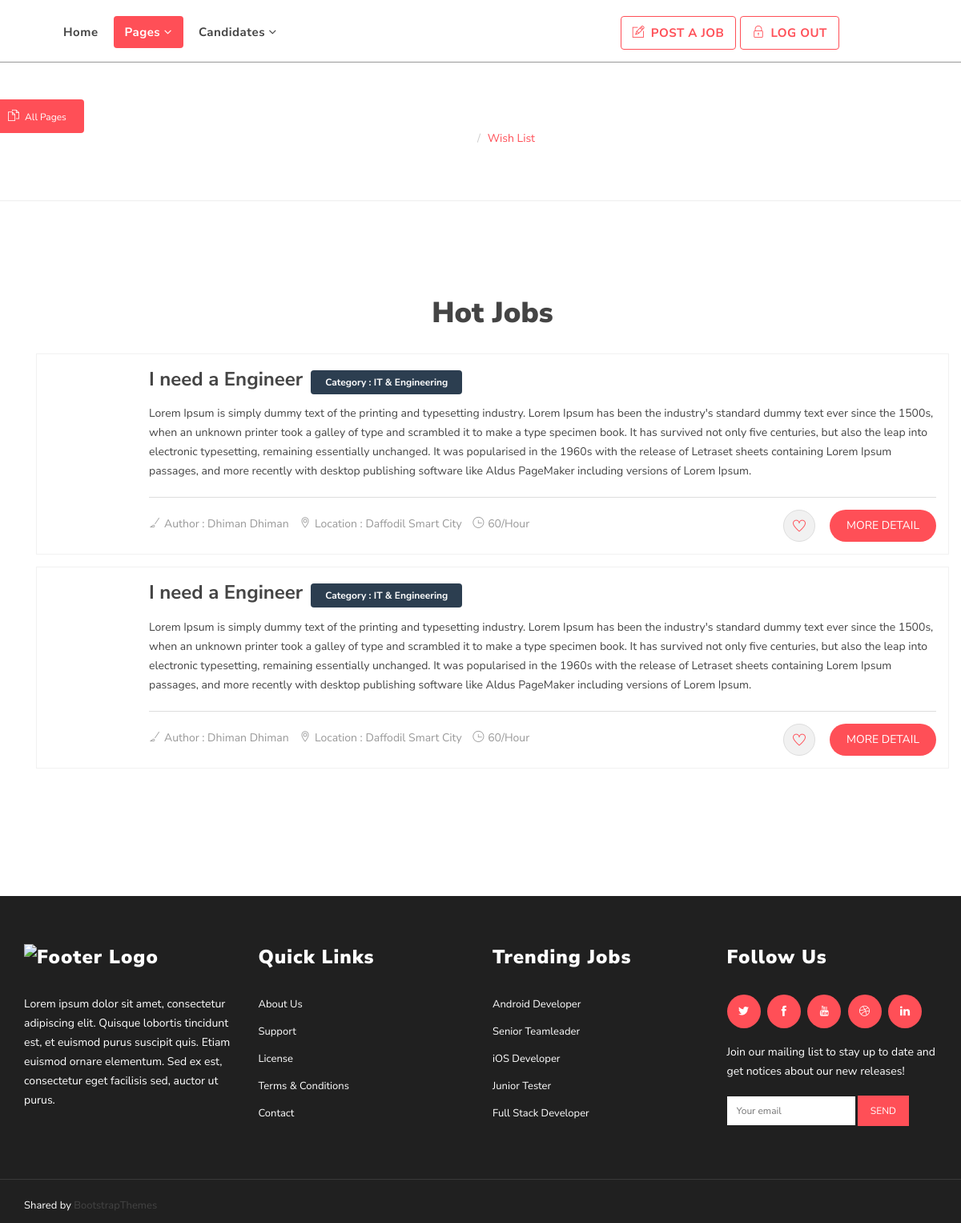
Screenshot of /wishlist_page/ (signed in) with the database file from the repository.
### home/models.py (models this page shows, shortened)
class wishlist (models.Model):
    username=models.CharField(max_length=1000)
    title=models.CharField(max_length=1000,null=True)
    company=models.CharField(max_length=1000,null=True)
    location=models.CharField(max_length=1000,null=True)
    email=models.CharField(max_length=1000)
    name=models.CharField(max_length=1000)
    jobs=models.CharField(max_length=1000)
    category=models.CharField(max_length=1000,null=True)

### home/views.py (the view)
# urls.py: path('wishlist_page/', views.wishlist_page.as_view(), name='wishlist_page'),
class wishlist_page (ListView):
    template_name = "wishlist.html"
    model = wishlist
    ordering = ['-id']
    def get_queryset(self):
        query_set = super().get_queryset()
        return query_set.select_related

### templates/wishlist.html (shortened to what this page needs)
{% load static %}
<!DOCTYPE html>
<html lang="en">
  <head>
    <link rel="stylesheet" href="{% static 'assets/css/bootstrap.min.css' %}" type="text/css">
    <link rel="stylesheet" href="{% static 'assets/css/jasny-bootstrap.min.css' %}" type="text/css">
    <link rel="stylesheet" href="{% static 'assets/css/bootstrap-select.min.css' %}" type="text/css">
    <link rel="stylesheet" href="{% static 'assets/css/material-kit.css' %}" type="text/css">
    <link rel="stylesheet" href="{% static 'assets/fonts/font-awesome.min.css' %}" type="text/css">
    <link rel="stylesheet" href="{% static 'assets/fonts/themify-icons.css' %}">
    <link rel="stylesheet" href="{% static 'assets/extras/animate.css' %}" type="text/css">
    <link rel="stylesheet" href="{% static 'assets/extras/owl.carousel.css' %}" type="text/css">
    <link rel="stylesheet" href="{% static 'assets/extras/owl.theme.css' %}" type="text/css">
    <link rel="stylesheet" href="{% static 'assets/extras/settings.css' %}" type="text/css">
    <link rel="stylesheet" href="{% static 'assets/css/slicknav.css' %}" type="text/css">
    <link rel="stylesheet" href="{% static 'assets/css/main.css' %}" type="text/css">
    <link rel="stylesheet" href="{% static 'assets/css/responsive.css' %}" type="text/css">
    <link rel="stylesheet" type="text/css" href="{% static 'assets/css/colors/red.css' %}" media="screen" />
  </head>
  <body>
      <div class="header">
        <div class="logo-menu">
          <nav class="navbar navbar-default main-navigation" role="navigation" data-spy="affix" data-offset-top="50">
            <div class="container">
              <div class="collapse navbar-collapse" id="navbar">
                <ul class="nav navbar-nav">
                  <li>
                    <a href="{% url 'home1' %}">
                    Home
                    </a>
                  </li>
                  <li>
                    <a class="active" href="{% url 'about' %}">
                    Pages <i class="fa fa-angle-down"></i>
                    </a>
                  </li>
                  <li>
                    <a href="#">
                    Candidates <i class="fa fa-angle-down"></i>
                    </a>
                  </li>
                </ul>
                <ul class="nav navbar-nav navbar-right float-right">
                  <li class="left"><a href="{% url 'profile' %}"><i class="ti-pencil-alt"></i> Post A Job</a></li>
                  {% if user.is_authenticated %}
                  <li class="right"><a href="{% url 'signout' %}"><i class="ti-lock"></i>  Log Out</a></li>
                  <a style="text-decoration: none;color: white;"href="{% url 'profile' %}"> Welcome {{ user.username }} </a>
                  {% else %}
                  <li class="right"><a href="{% url 'signinn' %}"><i class="ti-lock"></i>  Log In</a></li>
                  {% endif %}
                </ul>
              </div>
            </div>
          </nav>
          <div class="tbtn wow pulse" id="menu" data-wow-iteration="infinite" data-wow-duration="500ms" data-toggle="offcanvas" data-target=".navmenu">
            <p><i class="ti-files"></i> All Pages</p>
          </div>
      </div>
      <div class="page-header" style="background: url('{% static '/assets/img/banner1.jpg' %}');">
        <div class="container">
          <div class="row">
            <div class="col-md-12">
              <div class="breadcrumb-wrapper">
                <h2 class="product-title">Wish List</h2>
                <ol class="breadcrumb">
                  <li><a href="#"><i class="ti-home"></i> Home</a></li>
                  <li class="current">Wish List</li>
                </ol>
              </div>
            </div>
          </div>
        </div>
      </div>
      <section class="section text-center" >
      <div class="container">
    <section class="find-job section">
      <div class="container">
        <h2 class="section-title">Hot Jobs</h2>
        {% for wishlist in object_list %}
        {% if wishlist.username == user.username %}
        <div class="row">
          <div class="col-md-12">
            <div class="job-list">
              <div style="text-align: left;" class="job-list-content">
                <h4><a href="job-details.html">{{ wishlist.title }}</a><span class="full-time">Category : {{ wishlist.category }}</span></h4>
                <p>{{ wishlist.jobs }}</p>
                <div class="job-tag">
                  <div class="pull-left">
                    <div class="meta-tag">
                      <span><a href="browse-categories.html"><i class="ti-brush"></i>Author : {{ wishlist.name }}</a></span>
                      <span><i class="ti-location-pin"></i>Location : {{ wishlist.location }}</span>
                      <span><i class="ti-time"></i>60/Hour</span>
                    </div>
                  </div>
                  <div class="pull-right">
                    <div class="icon">
                      <i class="ti-heart"></i>
                    </div>
                    <a href="{% url 'job_details' wishlist.pk %}" class="btn btn-common btn-rm">More Detail</a>
                  </div>
                </div>
              </div>
            </div>
          </div>
        </div>
        {% endif %}
        {% endfor %}
      </div>
    </section>
              <br>
        </div>
      </div>
      <footer>
        <section class="footer-Content">
          <div class="container">
            <div class="row">
              <div class="col-md-3 col-sm-6 col-xs-12">
                <div class="widget">
                  <h3 class="block-title"><img src="{% static 'assets/img/logo.png' %}" class="img-responsive" alt="Footer Logo"></h3>
                  <div class="textwidget">
                    <p>Lorem ipsum dolor sit amet, consectetur adipiscing elit. Quisque lobortis tincidunt est, et euismod purus suscipit quis. Etiam euismod ornare elementum. Sed ex est, consectetur eget facilisis sed, auctor ut purus.</p>
                  </div>
                </div>
              </div>
              <div class="col-md-3 col-sm-6 col-xs-12">
                <div class="widget">
                  <h3 class="block-title">Quick Links</h3>
                  <ul class="menu">
                    <li><a href="#">About Us</a></li>
                    <li><a href="#">Support</a></li>
                    <li><a href="#">License</a></li>
                    <li><a href="#">Terms & Conditions</a></li>
                    <li><a href="#">Contact</a></li>
                  </ul>
                </div>
              </div>
              <div class="col-md-3 col-sm-6 col-xs-12">
                <div class="widget">
                  <h3 class="block-title">Trending Jobs</h3>
                  <ul class="menu">
                    <li><a href="#">Android Developer</a></li>
                    <li><a href="#">Senior Teamleader</a></li>
                    <li><a href="#">iOS Developer</a></li>
                    <li><a href="#">Junior Tester</a></li>
                    <li><a href="#">Full Stack Developer</a></li>
                  </ul>
                </div>
              </div>
              <div class="col-md-3 col-sm-6 col-xs-12">
                <div class="widget">
                  <h3 class="block-title">Follow Us</h3>
                  <div class="bottom-social-icons social-icon">
                    <a class="twitter" href="https://twitter.com/GrayGrids"><i class="ti-twitter-alt"></i></a>
                    <a class="facebook" href="https://web.facebook.com/GrayGrids"><i class="ti-facebook"></i></a>
                    <a class="youtube" href="https://youtube.com"><i class="ti-youtube"></i></a>
                    <a class="dribble" href="https://dribbble.com/"><i class="ti-dribbble"></i></a>
                    <a class="linkedin" href="https://www.linkedin.com/"><i class="ti-linkedin"></i></a>
                  </div>
                  <p>Join our mailing list to stay up to date and get notices about our new releases!</p>
                  <form class="subscribe-box">
                    <input type="text" placeholder="Your email">
                    <input type="submit" class="btn-system" value="Send">
                  </form>
                </div>
              </div>
            </div>
          </div>
        </section>
        <div id="copyright">
          <div class="container">
            <div class="row">
              <div class="col-md-12">
               Shared by <a href="https://bootstrapthemes.co">BootstrapThemes</a>
              </div>
            </div>
          </div>
        </div>
      </footer>
  </body>
</html>

### static/assets/css/colors/red.css (style rules this page uses)
.btn-common { background: #FF4F57; }
.tbtn { background: #FF4F57; }
.main-navigation .float-right li a { border-color: #FF4F57; color: #FF4F57!important; }
.navbar-default .navbar-nav > li:hover > a, .navbar-default .navbar-nav > li > a.active { background: #FF4F57; }
.full-time { background: #FF4F57; }
.job-list .job-tag .icon { color: #FF4F57; }
.bottom-social-icons a { background: #FF4F57; color: #fff; }
.subscribe-box input[type="submit"] { background: #FF4F57; }
.breadcrumb { color: #FF4F57; }

### rows the page displays
wishlist: title "I need a Engineer", category "IT & Engineering", jobs "Lorem Ipsum is simply dummy text of the printing and typesetting industry. Lorem Ipsum has been the industry's standard dummy text ever since the 1500s, when an unknown printer took a galley of type and scrambled it to make a type specimen book. It has survived not only five centuries, but also the leap into electronic typesetting, remaining essentially unchanged. It was popularised in the 1960s with the release of Letraset sheets containing Lorem Ipsum passages, and more recently with desktop publishing software like Aldus PageMaker including versions of Lorem Ipsum.", name "Dhiman Dhiman", location "Daffodil Smart City"
wishlist: title "I need a Engineer", category "IT & Engineering", jobs "Lorem Ipsum is simply dummy text of the printing and typesetting industry. Lorem Ipsum has been the industry's standard dummy text ever since the 1500s, when an unknown printer took a galley of type and scrambled it to make a type specimen book. It has survived not only five centuries, but also the leap into electronic typesetting, remaining essentially unchanged. It was popularised in the 1960s with the release of Letraset sheets containing Lorem Ipsum passages, and more recently with desktop publishing software like Aldus PageMaker including versions of Lorem Ipsum.", name "Dhiman Dhiman", location "Daffodil Smart City"
